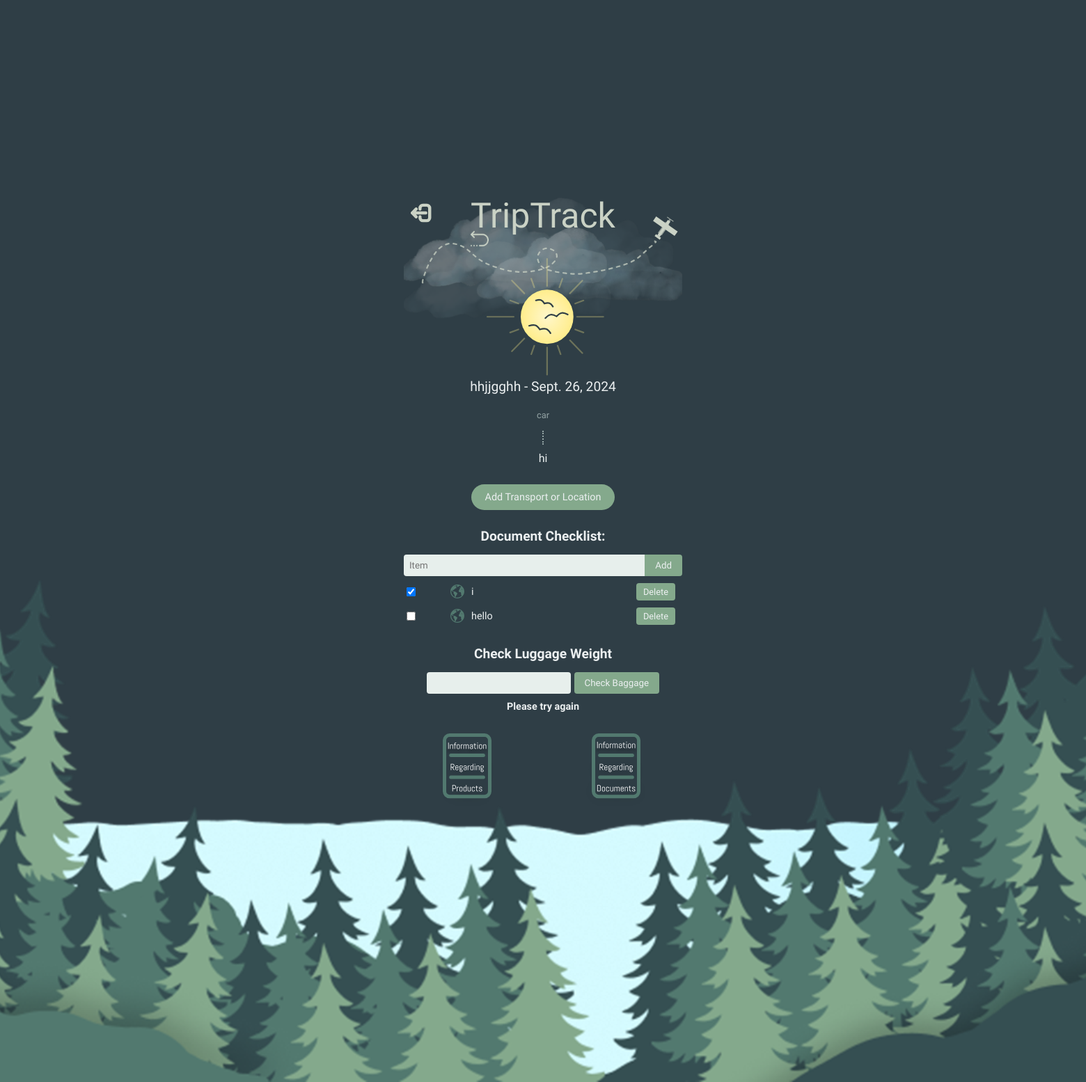
Page /page3/ (signed in) on the committed database.
### base/models.py (models this page shows, shortened)
class Trip(models.Model):
    strTripName = models.CharField(max_length=50)
    intStartDate = models.DateField()
    intEndDate = models.DateField()
    user = models.ForeignKey(User, on_delete=models.CASCADE, default=None)

class TripLeg(models.Model):
    dictTripLst = models.ForeignKey(Trip, on_delete=models.CASCADE)
    strLoc = models.ForeignKey(Destination, on_delete=models.SET_NULL, null=True, blank=True, max_length=50)
    strTran = models.ForeignKey(Transport, on_delete=models.SET_NULL, null=True, blank=True)

class Transport(models.Model):
    strTran = models.CharField(max_length=100, choices=tupTran, null=True, blank=True)

class Destination(models.Model):
    strLoc = models.CharField(max_length=100, null=True, blank=True)

class ChecklistItem(models.Model):
    dictTripLst = models.ForeignKey(Trip, on_delete=models.CASCADE, null=True, blank=True)
    title = models.CharField(max_length=50)
    completed = models.BooleanField(default=False)

### base/views.py (the view)
# urls.py: path('page3/', views.createdTripThree, name='page3'),  # View third part of created trip
@login_required(login_url='login')
def createdTripThree(request):
    request.session["active_page"] = 3
    dictTripLst = Trip.objects.filter(user=request.user).order_by('-intStartDate')[2]
    request.session['strTripName_id'] = dictTripLst.pk
    if dictTripLst:
        legs = TripLeg.objects.filter(dictTripLst=dictTripLst).order_by('pk')
        checklist = ChecklistItem.objects.filter(dictTripLst=dictTripLst).order_by("pk")
        return render(request, 'base/pgPreviousTripThree.html', {'trip': dictTripLst, 'legs': legs, 'checklist':checklist})
    else:
        return render(request, 'base/pgCreateButton.html')  # Create a template for no trips

### base/templates/base/pgPreviousTripThree.html (shortened to what this page needs)
{% load static %}
<!DOCTYPE html>
<html lang="en">
<head>
    <link rel="stylesheet" href="https://unpkg.com/swiper/swiper-bundle.min.css">
</head>
<body>
    <div class="swiper-container">
        <div class="swiper-wrapper">
            <div class="swiper-slide">
                <div class="container">
                    <div class="header">
                        <a href="{% url 'logout' %}" class="logout-button">
                            <img style="width: 30px; height: 30px;" src="{% static 'Logout.svg' %}" alt="Logout Button" />
                        </a>
                        <a href="{% url 'createButton' %}" style="position: absolute; top: 6vh; left: 6vw; z-index: 2;">
                            <img style="width: calc(1800px+(2400-1800)*((100vw - 500px)/(1920-500))); height: 30px;" src="{% static 'Return.svg' %}" alt="Return" />
                        </a>
                        <img class="clouds-image" src="{% static 'bckTop.svg' %}" alt="Clouds" />
                        <h1 class="triptrack-logo">TripTrack</h1>
                        <p class="trip-title">{{ trip.strTripName }} - {{ trip.intStartDate }}</p>
                    </div>
                    <div class="itinerary">
                        {% for leg in legs %}
                            {% if leg.strTran == "" %}
                                <div class="transport">no transport</div>
                            {% else %}
                                <div class="transport">{{ leg.strTran.strTran }}</div>
                            {% endif %}
                            <div class="dotted-line"></div>
                            <div class="location">{{ leg.strLoc.strLoc }}</div>
                            <br/>
                        {% endfor %}
                    </div>
                    <a href="{% url 'createTripTwo' %}" class="add-button">Add Transport or Location</a>
                    <div class="checklist">
                        <h2>Document Checklist:</h2>
                        <form method="POST" action="{% url 'todo1' %}" class="add-item">
                            <input type="text" name="strItem" placeholder="Item">
                            <button class="btnAdd" type="submit">Add</button>
                        </form>
                        {% for item in checklist %}
                            <div class="checklist-item">
                                <form method="POST" class="btnCheck" action="{% url 'toggle1' item.id %}">
                                    <input type="checkbox" id="item-{{ item.id }}" {% if item.completed %}checked{% endif %} onclick="this.form.submit();">
                                    <label for="item-{{ item.id }}">
                                        <img class="icon-globe" src="{% static 'globe-icon.svg' %}" alt="Globe">
                                        {{ item.title }}
                                    </label>
                                </form>
                                <form method="POST" action="{% url 'delete1' item.id %}">
                                    <button type="submit">Delete</button>
                                </form>
                            </div>
                        {% endfor %}
                    </div>
                    <div class="luggage-weight">
                        <h2>Check Luggage Weight</h2>
                        <form method="POST" action="{% url 'baggage-check1' %}">
                            <input type="text" class="inputWeight" name="intLuggageWeight" placholder="weight (kgs)" />
                            <button type="submit">Check Baggage</button>
                        </form>
                        {% if data == Error %}
                            <h1>Please try again</h1>
                        {% endif %}
                    </div>
                    <div class="info-buttons">
                        <a href="{% url 'prodPage' %}" style="padding-left: 50px;"><img src="{% static 'prodIcon.svg' %}"/></a>
                        <a href="{% url 'docPage' %}" style="padding-right: 50px;"><img src="{% static 'docIcon.svg' %}"/></a>
                    </div>
                </div>
                <div class="trees-container"><img src="{% static 'trees.svg' %}" alt="trees" class="trees-image"/></div>
            </div>
            <div class="swiper-slide"></div>
        </div>
    </div>
</body>
</html>

### rows in the picture
Trip: strTripName "hhjjgghh", intStartDate "Sept. 26, 2024"
TripLeg: strTran.strTran "car", strLoc.strLoc "hi"
ChecklistItem: completed "☑", title "i"
ChecklistItem: title "hello"
